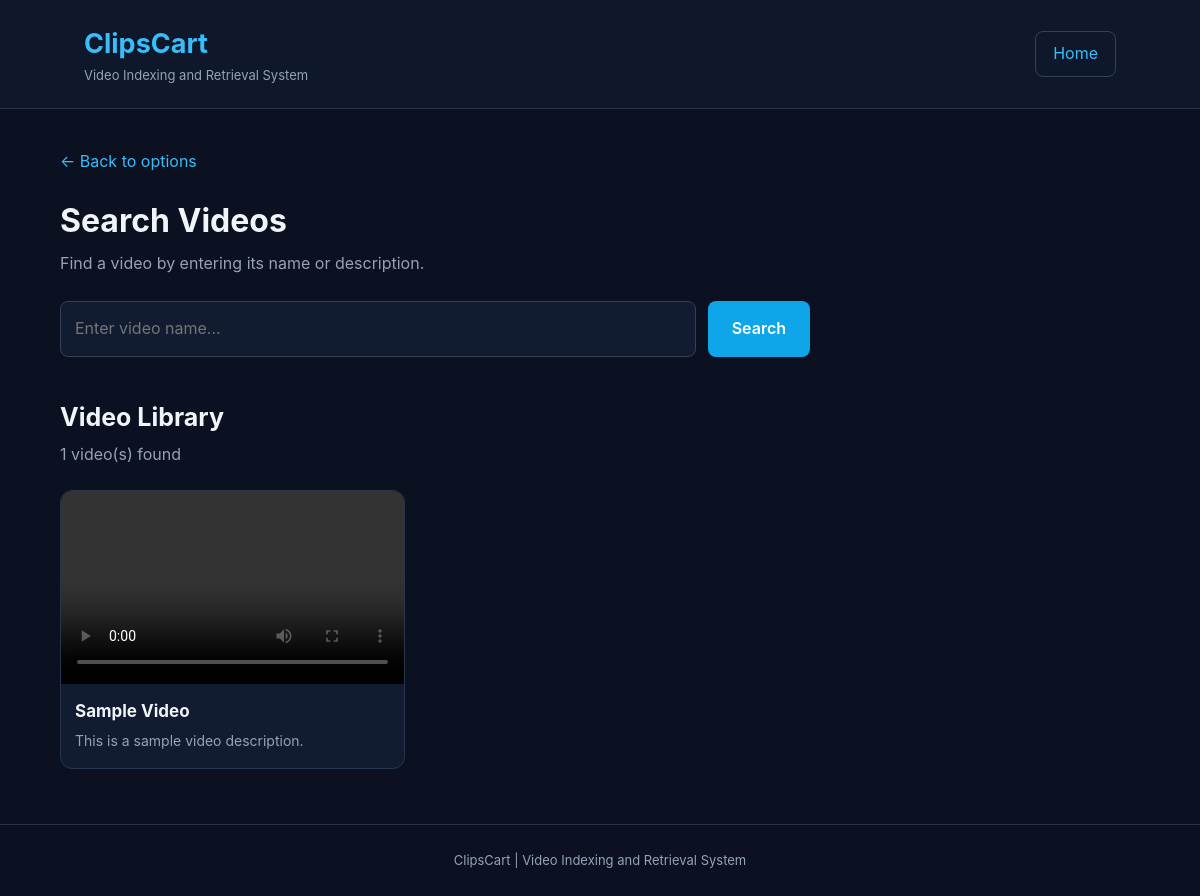
/?page=search, run on an earlier commit of the app's database.
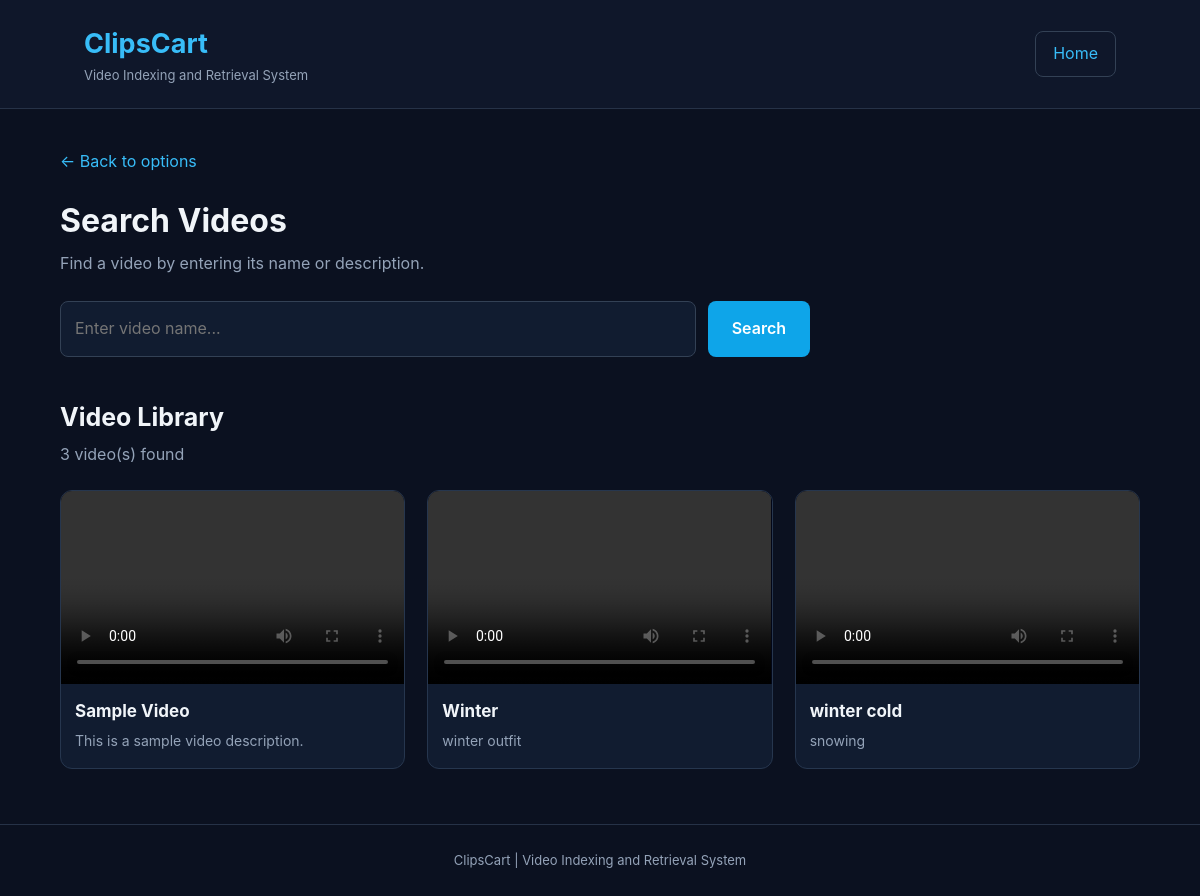
And on a later commit of the database.
### tables this page shows
CREATE TABLE videos (

            id INTEGER PRIMARY KEY AUTOINCREMENT,

            title TEXT NOT NULL,

            description TEXT,

            filename TEXT NOT NULL UNIQUE
        );

### app.py (the view)
@app.route("/")
def index():
    search_query = request.args.get("q", "").strip()
    page = request.args.get("page", "home")
    db = get_db()
    if search_query:
        page = "search"
        search_pattern = f"%{search_query}%"
        videos = db.execute(
            """
            SELECT id, title, description, filename
            FROM videos
            WHERE title LIKE ? OR description LIKE ?
            ORDER BY title
            """,
            (search_pattern, search_pattern),
        ).fetchall()
    else:
        videos = db.execute(
            """
            SELECT id, title, description, filename
            FROM videos
            ORDER BY title
            """
        ).fetchall()
    return render_template(
        "index.html",
        videos=videos,
        search_query=search_query,
        page=page,
    )

### app.py (called while the page is built)
def get_db():
    if "db" not in g:
        g.db = sqlite3.connect(DATABASE)
        g.db.row_factory = sqlite3.Row
    return g.db

### templates/index.html (shortened to what this page needs)
<!DOCTYPE html>
<html lang="en">
<head>
    <link rel="stylesheet" href="{{ url_for('static', filename='style.css') }}">
</head>
<body>
    <header class="site-header">
        <div class="brand">
            <h1>ClipsCart</h1>
            <p>Video Indexing and Retrieval System</p>
        </div>
        <a class="home-link" href="/">Home</a>
    </header>
    <main>
        {% if page == 'home' %}
        <section class="welcome-section">
            <span class="eyebrow">YOUR PERSONAL VIDEO LIBRARY</span>
            <h2>What would you like to do?</h2>
            <p>Search your existing videos or add new videos to your library.</p>
            <div class="choice-grid">
                <a href="/?page=search" class="choice-card">
                    <div class="choice-icon">⌕</div>
                    <h3>Search Videos</h3>
                    <p>Find videos by title or description and play them instantly.</p>
                    <span class="choice-link">Search library →</span>
                </a>
                <a href="/?page=upload" class="choice-card">
                    <div class="choice-icon">＋</div>
                    <h3>Upload Video</h3>
                    <p>Add a new video and save its information to your library.</p>
                    <span class="choice-link">Upload a video →</span>
                </a>
            </div>
        </section>
        {% elif page == 'search' %}
        <section class="page-heading">
            <a href="/" class="back-link">← Back to options</a>
            <h2>Search Videos</h2>
            <p>Find a video by entering its name or description.</p>
        </section>
        <section class="search-section">
            <form action="/" method="GET">
                <input type="text" name="q" placeholder="Enter video name..." value="{{ search_query }}">
                <button type="submit">Search</button>
            </form>
        </section>
        <section class="results">
            <h2>Video Library</h2>
            <p>{{ videos|length }} video(s) found</p>
            <div class="video-grid">
                {% for video in videos %}
                <div class="video-card">
                    <video controls preload="metadata">
                        <source src="{{ url_for('serve_video', filename=video['filename']) }}" type="video/mp4">
                    </video>
                    <h3>{{ video['title'] }}</h3>
                    <p>{{ video['description'] or 'No description available.' }}</p>
                </div>
                {% else %}
                <p>No matching videos found.</p>
                {% endfor %}
            </div>
        </section>
        {% endif %}
    </main>
    <footer>
        <p>ClipsCart | Video Indexing and Retrieval System</p>
    </footer>
</body>
</html>

What changed in the data, as far as the page shows it:
added videos: title "Winter", description "winter outfit"
added videos: title "winter cold", description "snowing"
Also different on the page:
{{ videos|length }}: "1" → "3"
